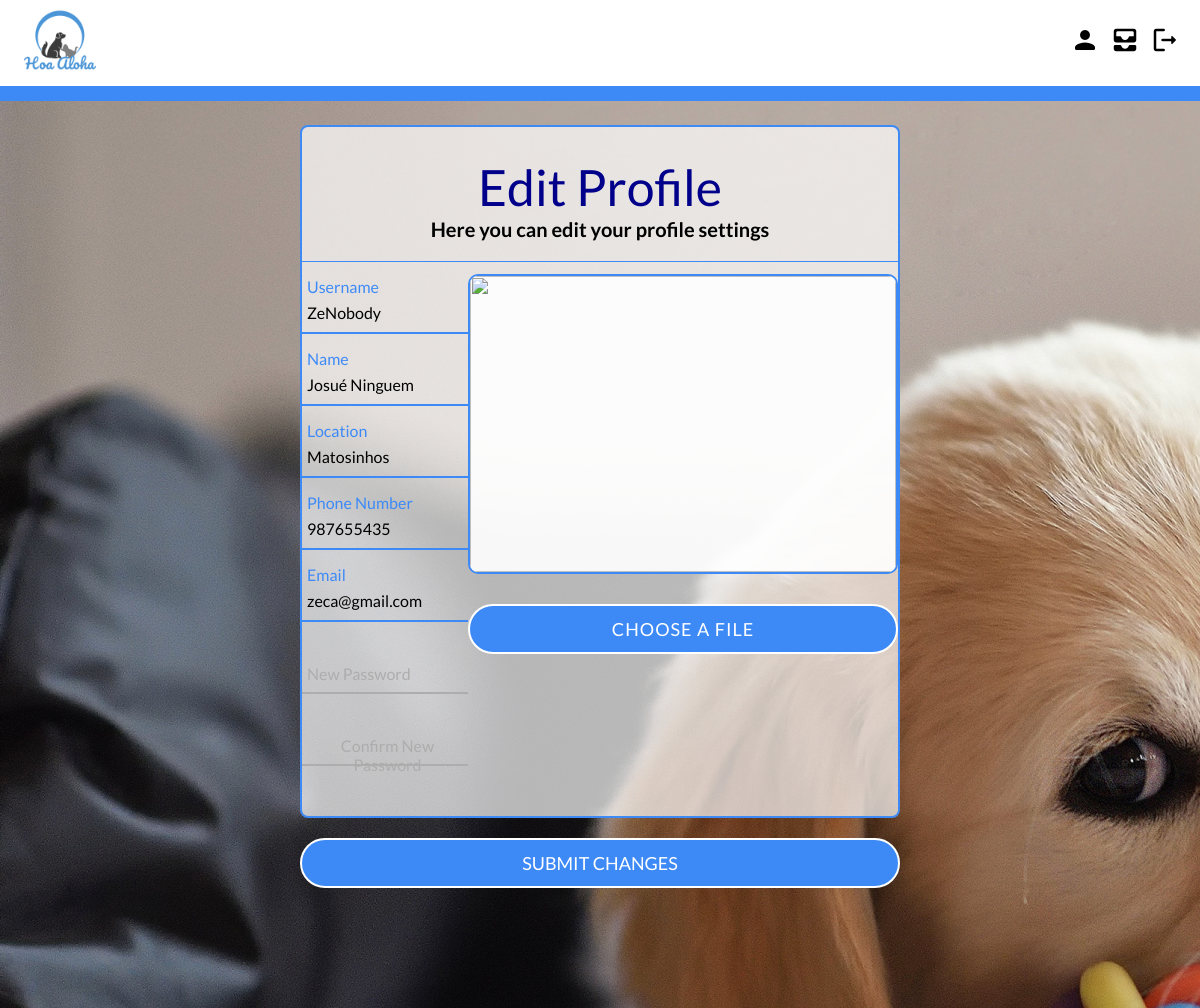
/pages/edit_profile.php?username=ZeNobody (signed in), run on the app's committed database.
### tables this page shows
CREATE TABLE UserPhotos(
	idUser         	INTEGER REFERENCES UserEntities(id) ON DELETE CASCADE,
	idPhoto        	INTEGER REFERENCES Photos(id) ON DELETE CASCADE,
	PRIMARY KEY 	(idUser,idPhoto)
);

CREATE TABLE UserEntities (
	id              INTEGER PRIMARY KEY AUTOINCREMENT,
	name            VARCHAR(255) NOT NULL,
    username        VARCHAR(255) UNIQUE,
    password        VARCHAR(255) NOT NULL,
	location     	VARCHAR(255) NOT NULL,
	phoneNumber		INT NOT NULL,
	email           VARCHAR(255) NOT NULL
);

### pages/edit_profile.php (called while the page is built, shortened)
<?php
  include_once('../templates/tpl_common.php');
  include_once('../templates/tpl_edit_profile.php');
  include_once("../database/db_user.php");
  $username = $_GET['username'];
  $profile = getUser($username);
  draw_edit_profile($profile);
  ?>

### database/db_user.php (called while the page is built, shortened)
<?php
  function getUser($username){
    $db = Database::instance()->db();
    $stmt = $db->prepare('SELECT * FROM UserEntities INNER JOIN UserPhotos ON UserEntities.id = UserPhotos.idUser WHERE username = ?');
    $stmt->execute(array($username));
    return $stmt->fetch();
  }
?>

### templates/tpl_edit_profile.php (the view, shortened to what this page needs)
<?php function draw_edit_profile($user){
?>
    <section id="edit-profile-container">
        <div class="edit-content">
            <h1>Edit Profile</h1>
            <h2>Here you can edit your profile settings</h2>
            <form method="post" action="../actions/action_edit_user.php" enctype="multipart/form-data">
                <div class= "form-container">
                    <div class = "form-details-container">
                        <div class="txt_field">
                            <input type="text" value="<?=$user['username']?>" name="username" required placeholder=" ">
                            <label>Username</label>
                        </div>
                        <div class="txt_field">
                            <input type="text" value="<?=htmlentities($user['name'])?>" name="name" required placeholder=" ">
                            <label>Name</label>
                        </div>
                        <div class="txt_field">
                            <input type="text" value="<?=htmlentities($user['location'])?>" name="location" required placeholder=" ">
                            <label>Location</label>
                        </div>
                        <div class="txt_field">
                            <input type="number" value="<?=htmlentities($user['phoneNumber'])?>" name="phoneNumber" required placeholder=" ">
                            <label>Phone Number</label>
                        </div>
                        <div class="txt_field">
                            <input type="email" value="<?=htmlentities($user['email'])?>" name="email" required placeholder=" ">
                            <label>Email</label>
                        </div>
                        <div class="txt_field">
                            <input type="password" name="newPassword" placeholder=" ">
                            <label>New Password</label>
                        </div>
                        <div class="txt_field">
                            <input type="password" name="confirmNewPassword" placeholder=" ">
                            <label>Confirm New Password</label>
                        </div>
                    </div>
                    <div class="change-photo-container">
                        <div class="container">
                            <div class="wrapper">
                                <div class="image">
                                <img src="../database/db_link_image.php?id=<?php echo $user['idPhoto'];?>" alt="">
                                </div>
                                </div>
                                <input type = button value="Choose a file" id="custom-btn" onclick="document.getElementById('default-btn').click();" > </button>
                            </div>
                        </div>
                    </div>
                </div>
                <button type="submit">SUBMIT CHANGES</button>
    </section>
<?php } ?>

### css/style.css (style rules this page uses)
* { box-sizing: border-box; margin: 0; padding: 0; list-style: none; text-decoration: none; font-family: Lato; }
:root { font-size: 26px; --login-blue: #3d8af7; --login-blue-a: rgba(61, 138, 247, 0.8); --login-blue-soft: rgb(90, 159, 255); --info-field-text: #384dc3; }
body { color: black; background-color: white; margin: 0 auto; padding: 0; }
form .txt_field { position: relative; border-bottom: 2px solid #adadad; margin: 30px 0; }
.txt_field input { width: 100%; padding: 0 5px; height: 40px; font-size: 16px; border: none; background: none; outline: none; }
.txt_field label { position: absolute; top: 30%; left: 5px; color: #adadad; font-size: 16px; pointer-events: none; transition: 0.5s; }
#signup .register-content h1, #edit-profile-container .edit-content h1 { font-size: 50px; text-align: center; font-weight: normal; padding-top: 20px; color: darkblue; }
.register-content h2,.edit-content h2 { font-size: 20px; padding-bottom: 20px; border-bottom: 1px solid var(--login-blue); }
.register-content > form > button, #edit-profile-container > button { width: 100%; height: 50px; border: 2px solid; background: var(--login-blue); border-radius: 25px; font-size: 18px; color: white; cursor: pointer; outline: none; transition: ease-out 0.5s; margin-top: 20px; }
#signup .txt_field label, #edit-profile-container .txt_field label { position: absolute; top: 30%; left: 5px; color: #adadad; font-size: 16px; pointer-events: none; transition: 0.5s; }
#edit-profile-container { background-image: url(../assets/edit_profile.jpg); }
#edit-profile-container .txt_field input:focus ~ label, #edit-profile-container .txt_field input:not(:placeholder-shown) ~ label { top: -15px; color: var(--login-blue) }
#edit-profile-container { border-top-style: solid; border-width: 15px; border-color: var(--login-blue); padding-bottom: 10%; display: flex; flex-direction: column; justify-content: center; align-items: center; }
#edit-profile-container > button { width: 50%; }
.edit-content { padding-top: 10px; padding-bottom: 20px; margin-top: 2%; background-color: rgba(255,255,255,0.7); border-radius: 8px; text-align: center; overflow: hidden; border: 2px solid var(--login-blue); width: 50%; }
.form-container { display: flex; justify-content: space-around; }
.form-details-container { width: 35%; }
.change-photo-container { margin-top: 2%; }
.change-photo-container .container { height: 350px; width: 430px; position: relative; }
.change-photo-container .container .wrapper { position: relative; height: 300px; width: 100%; border-radius: 10px; background-color: rgba(255,255,255,0.7); border: 2px solid var(--login-blue); display: flex; align-items: center; justify-content: center; overflow: hidden; }
.change-photo-container .wrapper .image { position: absolute; height: 100%; width: 100%; display: flex; align-items: center; justify-content: center; background-color: rgba(255,255,255,0.7); }
.change-photo-container .wrapper img { height: 100%; width: 100%; object-fit: cover; }
.change-photo-container .container #custom-btn { margin-top: 30px; display: block; width: 100%; height: 50px; border: none; outline: none; border-radius: 25px; border-style: solid; border-width: 2px; border-color: white; color: #fff; font-size: 18px; font-weight: 500; letter-spacing: 1px; text-transform: uppercase; cursor: pointer; background: var(--login-blue); transition: ease-out 0.5s; }

### data on the page
userphotos: username "ZeNobody", name "Josué Ninguem", location "Matosinhos", phoneNumber "987655435", email "zeca@gmail.com"
